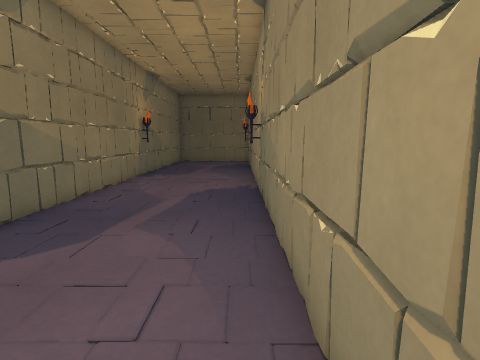
view 1 (above)

12 first-person views from a walk through a Unity game level. The camera is 1.2 m above the floor, tilts 8° down and sees 80° across. The floor is counted in squares, 0.5 m on a side. Each view is taken from the middle of a square. On the plan, view 1 faces up. The plan holds only what a view shows up to about 18 squares ahead; the rest is blank. The place goes on beyond the plan. The player character is not drawn.

view 2
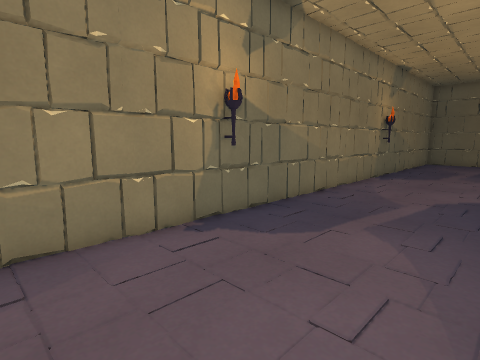

view 3
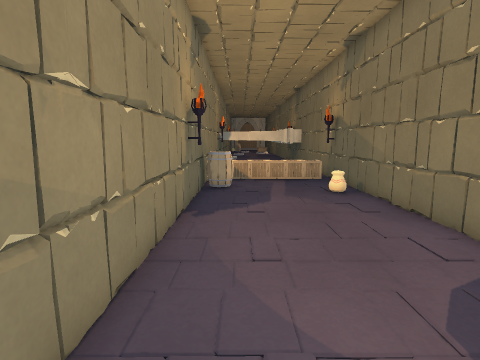

view 4
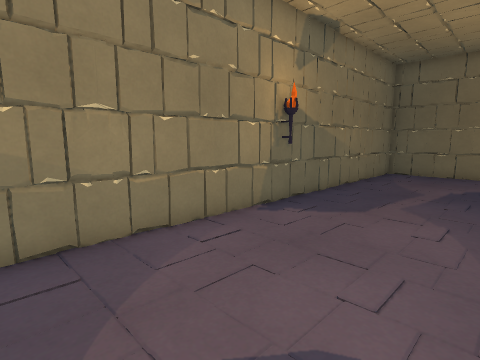

view 5
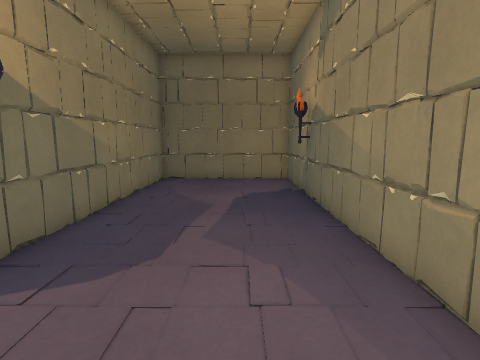

view 6
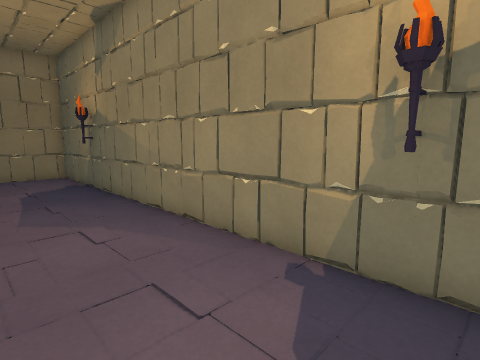

view 7
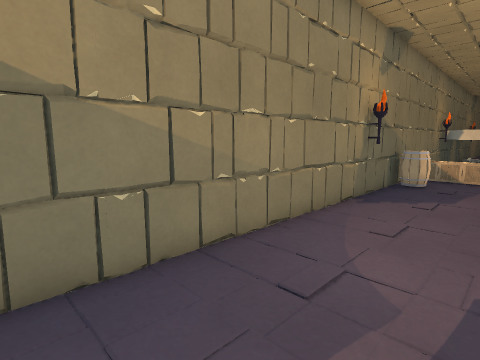

view 8
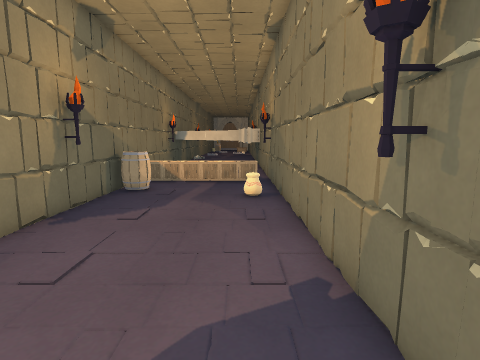

view 9
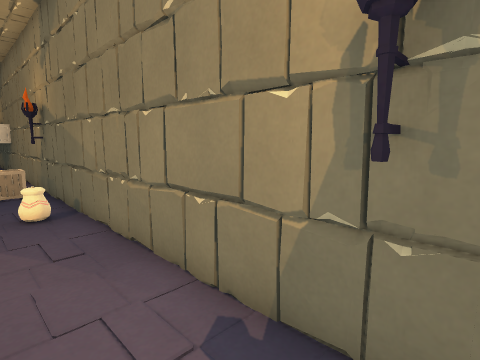

view 10
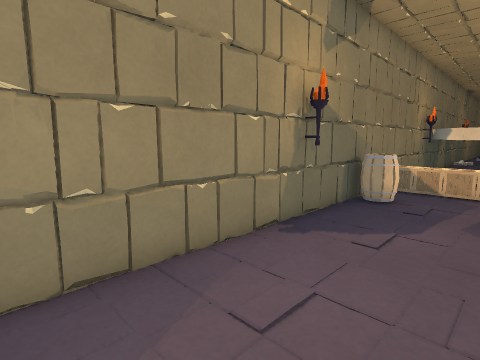

view 11
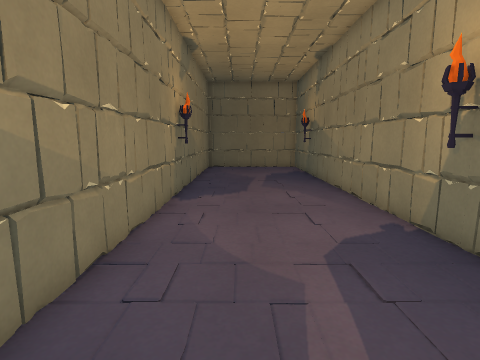

view 12
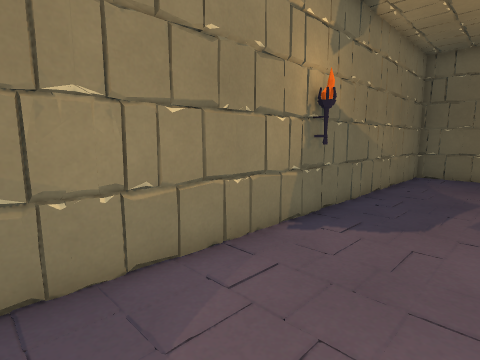

### Floor plan
Points are (right, up) in squares from view 1. A wall is a line through its corners. A room is listed if a view was taken in it or the views show most of it. See-through windows are left out.
Room 1 (views 1, 2, 3, 4, 5, 6, 7, 8, 9, 10, 11, 12)
walls: (-6.3, 12.6) (-6.3, 11.9); (-6.8, 12.4) (-6.9, 11.9) (-6.7, 9.8); (0.8, 11.4) (1, 13.8); (0.8, 13.4) (0.8, 14); (-6.9, 13.4) (-6.7, 12.2); (1, 13.7) (0.7, 15); (1, 10) (0.9, 10.5); (-7.3, 13.4) (-7.2, 12.9); (0.9, 9.5) (1.1, 10.5); (-6.6, 15) (-6.9, 13.6); (-7, 14.5) (-6.7, 11.5); (1, 9.5) (0.9, 10.7); (1.2, 9.7) (1.1, 10.4); (-6.9, 9) (-6.7, 6.8); (-6.7, 8.5) (-6.9, 6.5); (-6.8, 15.4) (-6.9, 14.7); (-7.4, 14.7) (-7.3, 14.2); (-6.7, 7.7) (-6.9, 6.6); (0.8, 7.3) (1.1, 10.4); (-6.9, 7) (-6.8, 6.5); (-6.8, 17.1) (-6.8, 16.4); (-6.7, 17.2) (-7, 16.3); (1, 6.9) (0.7, 8.5); (0.9, 6.7) (1.1, 8); (0.9, 18.2) (1, 18.8); (1.1, 5.9) (1.2, 6.6); (-6.9, 5.7) (-6.8, 4.7); (0.8, 5.4) (1, 6.4); (1, 5.5) (0.8, 8.2); (0.8, 18.9) (1, 19.9); (1, 19) (0.9, 20.5); (-6.8, 19.5) (-6.7, 18.2); (-6.8, 3.9) (-6.9, 2.7); (-6.8, 3.6) (-6.9, 3.3) (-6.8, 2.8); (-6.9, 3.6) (-6.6, 0.6); (1, 20.4) (0.8, 21.3); (0.8, 2.9) (1.1, 5.3); (0.9, 2.8) (1, 3.1) (0.9, 3.6); (0.9, 2.7) (0.8, 4); (1, 21.4) (1, 22); (-7, 21.5) (-7, 20.8); (-6.7, 1.7) (-6.9, 0.4); (-6.9, 1.5) (-6.7, 0.9); (1.1, 1.2) (1.1, 1.8); (-6.9, 0.9) (-6.7, -0.3); (-6.7, 0.6) (-6.9, -1.4); (0.9, 0.6) (1, 1.2); (-6.6, 0.3) (-6.5, -0.5); (-6.7, 23.7) (-6.9, 20.8); (1.1, 0.3) (0.9, 1.8); (0.5, -0.3) (0.6, 0.3); (-6.9, -0.4) (-6.7, -1.4); (-6.5, -0.6) (-6.5, -1.4); (-6.9, -1.5) (-6.8, -2.1); (0.9, -2) (0.9, -1.5); (-6.7, 28) (-6.9, 27.2); (-6.7, 28.8) (-6.9, 26.9) (-6.7, 25.1); (0.9, -7.9) (1, -7.4); (-3.1, 32.6) (-4.6, 32.7); (-0.6, 32.6) (-2.4, 32.8); (-4.7, 32.7) (-6.2, 32.5); (-6.1, 32.6) (-6.8, 32.7) (-6.8, -9.5); (-1.3, 32.8) (-4.3, 32.5); (0.9, -9.5) (0.9, 32.7) (-6.8, 32.6)
low walls: (-6.7, 12.7) (-6.9, 10.9); (-6.7, 10.8) (-6.7, 10.3); (1, 11) (0.9, 12.5); (-7.1, 14) (-6.9, 13.4) (-7.1, 12.8); (0.9, 15.1) (1, 15.7); (1.1, 17.8) (1.1, 18.5); (-6.6, 5.7) (-6.5, 5.2); (1.2, 6) (1.1, 6.6) (1.2, 7.2); (0.6, 5.4) (0.6, 5.9); (-7, 4.9) (-7.1, 4.2); (1.2, 4.2) (1.1, 5); (-6.5, 3.7) (-6.5, 3.1); (0.7, 3.1) (0.6, 3.6); (0.7, 1.5) (0.8, 2.3); (-6.9, 22.5) (-6.8, 21.9); (-7.4, 1.2) (-7.4, 0.7)
objects: other object (-7, -8) to (-6, -8); other object (-7, 6) to (-6, 6); other object (-7, 20) to (-6, 20); other object (-5, -8); other object (-4, -9) to (-4, -7); other object (-3, -9) to (-3, -7); other object (-2, -9) to (-2, -7); other object (-1, -9) to (-1, -7); other object (-1, -5) to (0, -4); other object (0, -9) to (0, -7); other object (0, -1) to (1, -1); other object (0, 13) to (1, 13); other object (0, 27) to (1, 27)

Positions as (right, up) in squares from view 1, and headings:
1: (0, 0), facing up
2: (0, 0), facing up-left
3: (-1, 10), facing down
4: (0, 11), facing up-left
5: (-2, 15), facing up
6: (-4, 12), facing up-right
7: (-4, 12), facing down-right
8: (-5, 9), facing down
9: (-4, 7), facing down-left
10: (-4, 7), facing down-right
11: (-4, 7), facing up
12: (-2, 12), facing up-left
